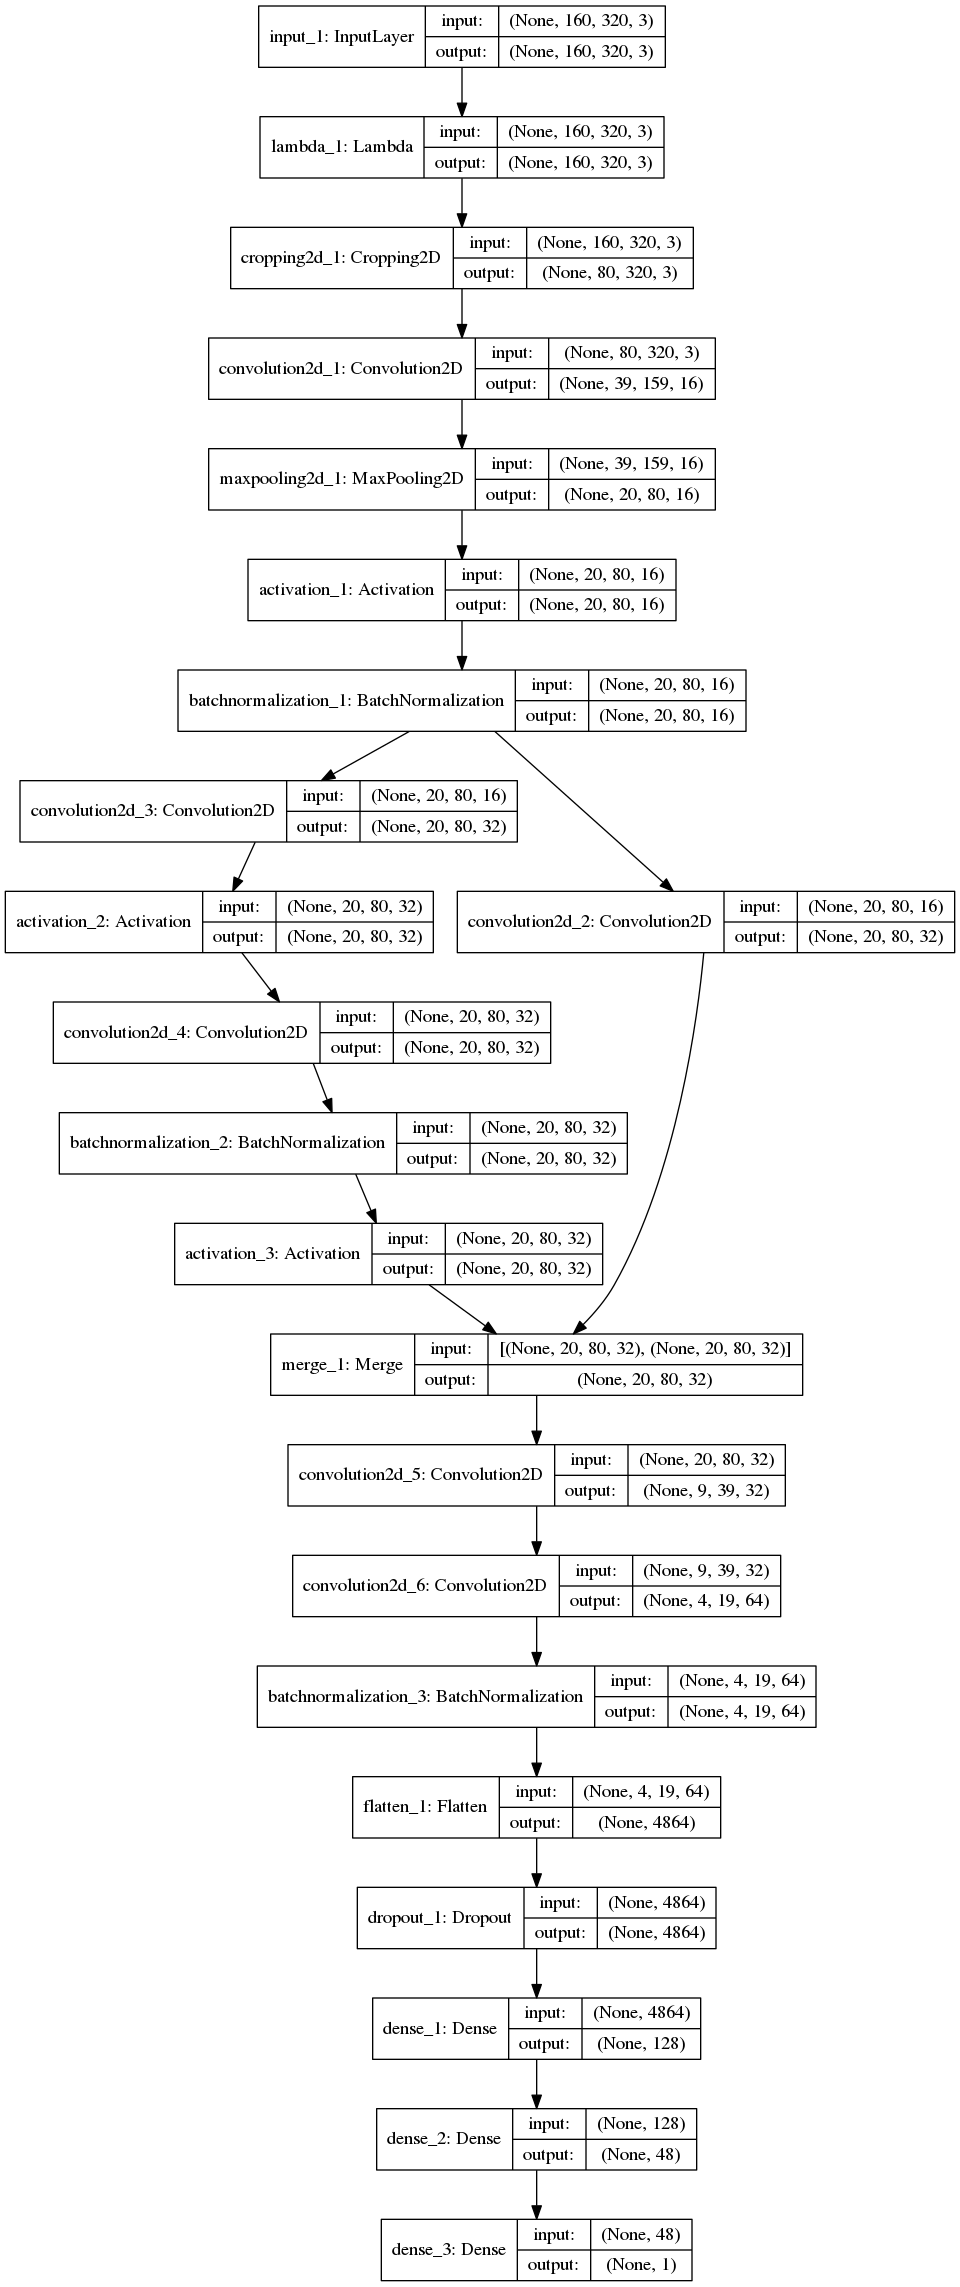

Reproduce this figure in Python.

# coding: utf-8

# # Data exploration from drive
# After we have trained the car, we need to load the data saved to the notebook.

# ## Importing data recorded from simulator

# In[1]:

import pandas as pd
import numpy as np

# Open the training "datafile" 
df = pd.read_csv('./my_data/driving_log.csv', header=None,
                 names=['center_img', 'left_img', 'right_img', 'steering','throttle','brake','speed'])

print("Number of frames saved (center):", df.size)

# Show the first lines of the CSV file
df.head()


# Let's pick some images saved during the training drive
# 

# In[2]:

### Import file names
center_my_frame_path = df['center_img']
left_my_frame_path = df['left_img']
right_my_frame_path = df['right_img']

steering = df['steering'].astype(np.float32)


# Load image and 
import cv2
def load_image_and_append(img_path_list):
    img_list = []
    for img_path in img_path_list:
        img_bgr = cv2.imread(img_path)
        img = cv2.cvtColor(img_bgr, cv2.COLOR_BGR2RGB)
        img_list.append(img)
    return img_list
    
center_my_frames = load_image_and_append(center_my_frame_path)
left_my_frames = load_image_and_append(left_my_frame_path)
right_my_frames = load_image_and_append(right_my_frame_path)



# In[3]:

print('Images left vector dimension:', len(left_my_frames) )
print('Images center vector dimension:', len(center_my_frames) )
print('Images right vector dimension:', len(right_my_frames) )

### Data exploration visualization goes here.
### Feel free to use as many code cells as needed.
import matplotlib.pyplot as plt
# Visualizations will be shown in the notebook.
get_ipython().magic('matplotlib inline')

# Displaying random images from the training set
plt.figure(figsize=(10,10))
plot_number = 0
number_subplots = 3

for plot_number in range(number_subplots):
    plt.subplot(number_subplots, 3, plot_number*3+1)
    image = left_my_frames[plot_number*100]
    plt.axis('off')
    plt.title('Left')
    plt.imshow(image)
    
    plt.subplot(number_subplots, 3, plot_number*3+2)
    image = center_my_frames[plot_number*100]
    plt.axis('off')
    plt.title('Center')
    plt.imshow(image)
    
    plt.subplot(number_subplots, 3, plot_number*3+3)
    image = right_my_frames[plot_number*100]
    plt.title('Right')
    plt.axis('off')
    plt.imshow(image)
    
plt.suptitle('Displaying random images from the training set')
plt.show()


# ### What is the distribution of the steering data

# In[4]:

# Histogram for steering angle value distribution whole training set
bins = 100
plt.hist(steering, bins, color='blue'  )
plt.grid('on')
plt.title('Steering angle value distribution')
plt.show()
print('Mean', np.mean(steering))


# In[5]:

# Cutoff steering angle value to drop some images where the vehicle drives straights
cutoff = 0.01


indices_zero_steer = steering[np.abs(steering)<cutoff].index

print('Number of images under cutoff:', steering[indices_zero_steer].shape)
print('Percentage of images under cutoff:', steering[indices_zero_steer].shape[0]/steering.shape[0])

indices_zero_steer_delete = indices_zero_steer[(np.int32(indices_zero_steer)%2)==0]

print('Size of number of steering images to drop (even indices):', indices_zero_steer_delete.shape)


# In[6]:

# Removing half of the steering values
bins = 100
plt.hist(steering.drop(indices_zero_steer), bins, color='blue')
plt.grid('on')
plt.title('Steering angle value distribution after dropping half of the zero value')
plt.show()

print('Mean', np.mean(steering.drop(indices_zero_steer)))


# In[7]:

# Remove zero steering images from training dataset
for i in sorted(indices_zero_steer, reverse=True):
    del center_my_frames[i]
    
X_train_list = center_my_frames
less_zero_steering = steering.drop(indices_zero_steer).astype(np.float32)
y_train_list = less_zero_steering.values.tolist()


# In[8]:

print(len(X_train_list))
print(len(y_train_list))


# ## Adding left and right video stream

# In[ ]:




# In[9]:

print('Training size with just center video stream:', len(X_train_list))
print('Training size of the angles:', len(y_train_list))

augmented_steering_bias = 0.50
# Add left
for i in sorted(indices_zero_steer, reverse=True):
    del left_my_frames[i]
X_train_list.extend(left_my_frames)
y_train_list.extend( (np.array(less_zero_steering) + augmented_steering_bias).tolist() )

print('Training size with left video stream:', len(X_train_list))
print('Training size of the angles:', len(y_train_list))

# Add right
for i in sorted(indices_zero_steer, reverse=True):
    del right_my_frames[i]
X_train_list.extend(right_my_frames)
y_train_list.extend( (np.array(less_zero_steering) - augmented_steering_bias).tolist() )

print('Total training size with left, center and right video stream:', len(X_train_list))
print('Training size of the angles:', len(y_train_list))


# ### Flipping images

# In[10]:

plt.imshow(X_train_list[0])
plt.show()
plt.imshow(cv2.flip(X_train_list[0],1))
plt.show()


# In[11]:

# Mirror images
X_train_list_mirror = []
X_train_list_len = len(X_train_list)
X_train_list_copy = X_train_list.copy()
y_train_list_copy = y_train_list.copy()
for i in range(X_train_list_len):
    X_train_list.append(cv2.flip(X_train_list_copy[i],1))
    y_train_list.append(y_train_list_copy[i] * -1.0)

del X_train_list_copy
del y_train_list_copy


# In[12]:

# Clear temp variable
#del X_train_list[-1]
del left_my_frames
del right_my_frames
del center_my_frames


# ## Dataset is now constructed, converting the training data to tensors

# In[ ]:

# Construct tensor from list
X_train = np.array(X_train_list)
del X_train_list
y_train = np.array(y_train_list)

del y_train_list



# ## Robustness improvement over the drive (a novel idea?)
# Having observed that my training dataset is quiet low compared to the dataset provided by Udacity, I was interested in finding a way to improve the robustness of the neural network in a minimal way.
# 
# A simple idea is to imagine that the road is a potential field on which the car navigates. This concept is well illustrated on this student video : https://www.youtube.com/watch?v=JT8w94n1kWw
# 
# In order to maintain the car in the center of the road we need to make sure that the potential field sharply increases when the vehicle is closer to the sides of the road or its orientation is not towards the center of the road.
# With our dataset, the easiest way to artificially increase this field gradient is to increase the steering values in the training dataset by muliplying it by a constant factor (or a gain as called in Control Theory).
# 
# By appying a gain to the steering dataset the vehicle steers more steering more agressively when approaching dangerously.

# In[ ]:

## Use a gain of 1.5 to increase agressitivity 
y_train = y_train * 1.5


# In[14]:

# Displaying final steering distribution
bins = 100
plt.hist(y_train, bins, color='blue')
plt.grid('on')
plt.title('Final Steering angle distribution')
plt.show()


# # Construct Neural Net Architecture

# In[15]:

# Build a model
from keras.models import Sequential, Model
from keras.layers.core import Dense, Activation, Flatten, Dropout, Lambda
from keras.layers import Input
from keras.activations import relu, softmax
from keras.layers.convolutional import Convolution2D, Cropping2D
from keras.layers.pooling import MaxPooling2D
from keras.layers.normalization import BatchNormalization
from keras.engine.topology import Merge, merge

model_input = Input(shape=(160, 320, 3))
model_stem = model_input
model_stem = Lambda(lambda x: (x-128.0)/255.0, input_shape=model_stem.get_shape()[1:]) (model_stem)
model_stem = Cropping2D(cropping=((60,20),(0,0)), input_shape=model_stem.get_shape()[1:]) (model_stem)
model_stem = Convolution2D(16, 3, 3, border_mode='valid', subsample=(2, 2))(model_stem)
model_stem = MaxPooling2D(pool_size=(2, 2), strides=None, border_mode='same') (model_stem)
branch_input = Activation('elu')(model_stem)

branch_input = BatchNormalization(epsilon=0.001, mode=0, axis=3, momentum=0.9) (branch_input)

left_branch = Convolution2D(32, 1 , 1,border_mode='same')(branch_input)

right_branch = Convolution2D(32, 7, 1, border_mode='same')  (branch_input)
right_branch = Activation('elu') (right_branch)
right_branch = Convolution2D(32, 1, 7, border_mode='same') (right_branch)
right_branch = BatchNormalization(epsilon=0.001, mode=0, axis=3, momentum=0.9) (right_branch)
right_branch = Activation('elu') (right_branch)

merged = merge([left_branch, right_branch], mode='sum') 

merged = Convolution2D(32, 3, 3, border_mode='valid', activation='elu', subsample=(2, 2))(merged)
merged = Convolution2D(64, 3, 3, border_mode='valid', activation='elu',  subsample=(2, 2))(merged)
merged = BatchNormalization(epsilon=0.001, mode=0, axis=-1, momentum=0.9)(merged)
merged = Flatten()(merged)
merged = Dropout(0.5)(merged)
merged = Dense(128, activation='elu')(merged)
merged = Dense(48)(merged)
merged = Dense(1)(merged)


# Compile and train the model
model =  Model(input=model_input, output=merged) 
model.compile(loss='mean_squared_error', optimizer='adam')


# In[16]:

# Display the model
print(model.summary())

from keras.utils.visualize_util import plot
plot(model, to_file='model.png', show_shapes=True)


# <img src="model.png" alt="Model"/>

# In[17]:

# Shuffle the data before performing validation split
from sklearn.utils import shuffle
X_train, y_train = shuffle(X_train, y_train)

# Train the model
# History is a record of training loss and metrics
history = model.fit(X_train, y_train, batch_size=128, nb_epoch=20, validation_split=0.1, shuffle=True)



# In[18]:

# Calculate test score
#test_score = model.evaluate(X_train, y_train)
#print(test_score)

import os
import os.path

#if os.path.isfile(model_file):
#    os.remove("model.h5")

# save as YAML
model_yaml_string = model.to_yaml()
#print(model_yaml_string)

import pickle
pickle.dump( model_yaml_string, open( 'model_yaml_string.p', 'wb' ) )
print('Pickled model architecture (YAML) in the following file: model_yaml_string.p')

model.save_weights('my_model_weights.h5')
print('Save trained model weights in the following file: my_model_weights.h5')


# In[ ]:
